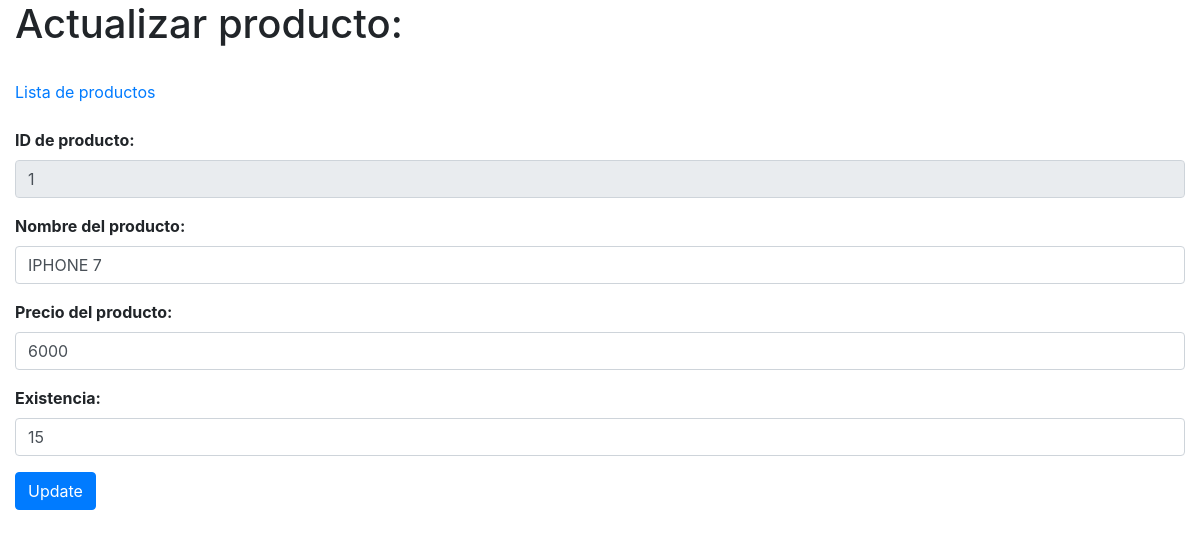
Screenshot of /productos/update.php?id_producto=1 with the database file from the repository.
### tables this page shows
CREATE TABLE productos(
    id_producto integer primary key autoincrement,
    producto varchar(100) not null,
    precio integer not null,
    existencia integer not null
);

### productos/update.php (the view, shortened to what this page needs)
<!doctype html>
<html lang="es">
<head>
    <link rel="stylesheet" href="https://cdn.jsdelivr.net/npm/bootstrap@4.5.3/dist/css/bootstrap.min.css">
</head>
<body>
    <div class="container-fluid">
        <h1>Actualizar producto:</h1> <br>
        <a href="index.php">Lista de productos</a>
        <form action='db/db_update.php' method='GET'> <br>
            <?php
    $id_producto = $_GET["id_producto"];
    $db = new SQLite3("../tienda.db");
    $resultado = $db->query("SELECT * from productos where id_producto='$id_producto';");
    while ($row = $resultado->fetchArray()) {
        $id_producto = $row["id_producto"];
        $producto = $row['producto'];
        $precio = $row['precio'];
        $existencia = $row['existencia'];
    }
    $form = "
        <div class='form-group font-weight-bold'>
            <label for='id_producto'>ID de producto:</label>
            <input type='text'readonly class='form-control' id='id_producto' name='id_producto' aria-describedby='ID producto' value='$id_producto'>
        </div>
        <div class='form-group font-weight-bold'>
            <label for='producto'>Nombre del producto:</label>
            <input type='text'class='form-control' id='producto' name='producto' aria-describedby='producto' value='$producto'>
        </div>
        <div class='form-group font-weight-bold'>
            <label for='precio'>Precio del producto:</label>
            <input type='number'class='form-control' id='precio' name='precio' aria-describedby='precio' value='$precio'>
        </div>
        <div class='form-group font-weight-bold'>
            <label for='existencias'>Existencia:</label>
            <input type='number'class='form-control' id='existencia' name='existencia' aria-describedby='precio' value='$existencia'>
        </div>
        ";
    print($form);
?>
            <button type='submit' class="btn btn-primary">Update</button>
        </form>
    </div>
</body>
</html>

### rows the page displays
productos: id_producto "1", producto "IPHONE 7", precio "6000", existencia "15"
